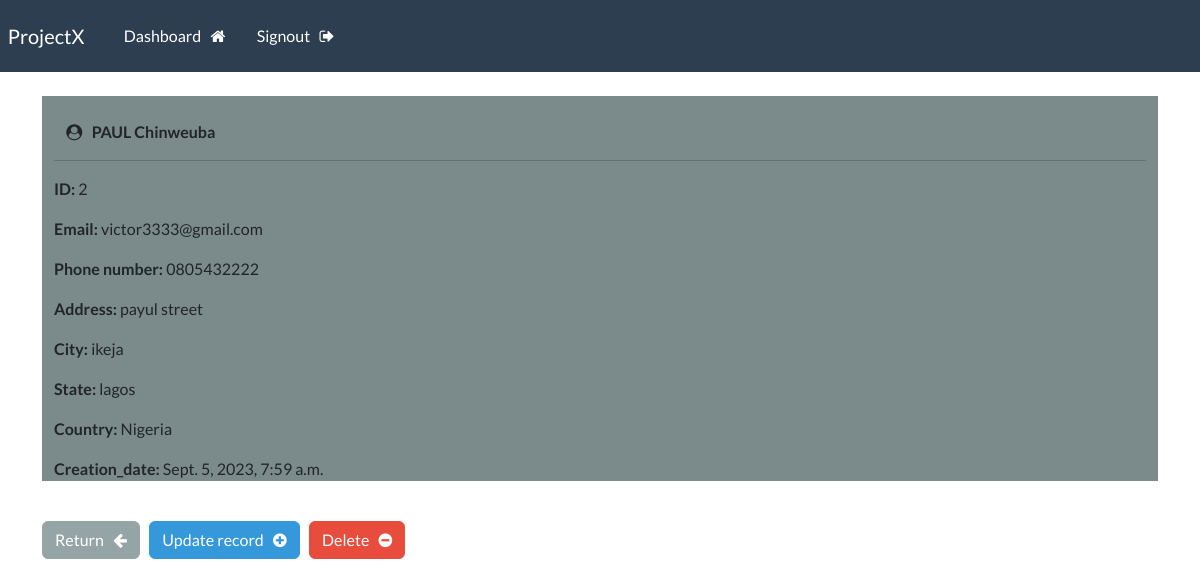
The page /record/2 (signed in) on the database its author committed.
### webapp/models.py (models this page shows, shortened)
class Record(models.Model):
    creation_date = models.DateTimeField(auto_now_add=True)
    first_name = models.CharField(max_length = 100)
    last_name = models.CharField(max_length = 100)
    email = models.CharField(max_length = 300)
    phone = models.CharField(max_length = 100)
    address = models.CharField(max_length = 300)
    city = models.CharField(max_length =300)
    state = models.CharField(max_length = 300)
    country = models.CharField(max_length = 300)

### webapp/views.py (the view)
# urls.py: path('record/<int:pk>', views.singular_record, name='record'),
@login_required(login_url='my-login')
def singular_record(request, pk):
    all_records = Record.objects.get(id=pk)
    context = {'record':all_records}
    return render(request, 'webapp/view-record.html', context=context)

### webapp/templates/webapp/view-record.html (shortened to what this page needs)
{% extends 'webapp/base.html' %}
{% block content %}
    <div class="card, container bg-dark shadow-md">
        <div class="card-body">
        <strong>
            <br>
            <i class="fa fa-user-circle" aria-hidden="true"></i> &nbsp;
            {{record.last_name|upper}}
            {{record.first_name}}
        </strong>
        <hr>
            <p> <strong> ID: </strong> {{record.id}} </p>
            <p> <strong> Email: </strong> {{record.email}} </p>
            <p> <strong> Phone number: </strong> {{record.phone}} </p>
            <p> <strong> Address: </strong> {{record.address}} </p>
            <p> <strong> City: </strong> {{record.city}} </p>
            <p> <strong> State: </strong> {{record.state}} </p>
            <p> <strong> Country: </strong> {{record.country}} </p>
            <p> <strong> Creation_date: </strong> {{record.creation_date}} </p>
        </div>
    </div>
    <br>
    <a href="{% url 'dashboard' %}" class="btn btn-secondary"> Return &nbsp; <i class="fa fa-arrow-left" aria-hidden="true"></i> </a>
    <a href="{% url 'update-record' record.id %}" class="btn btn-info"> Update record &nbsp; <i class="fa fa-plus-circle" aria-hidden="true"></i> </a>
    <a href="{% url 'delete-record' record.id %}" class="btn btn-danger"> Delete &nbsp; <i class="fa fa-minus-circle" aria-hidden="true"></i> </a>
{% endblock %}

### rows shown on the page
Record: last_name "PAUL", first_name "Chinweuba", id "2", email "victor3333@gmail.com", phone "0805432222", address "payul street", city "ikeja", state "lagos", country "Nigeria", creation_date "Sept. 5, 2023, 7:59 a.m."
